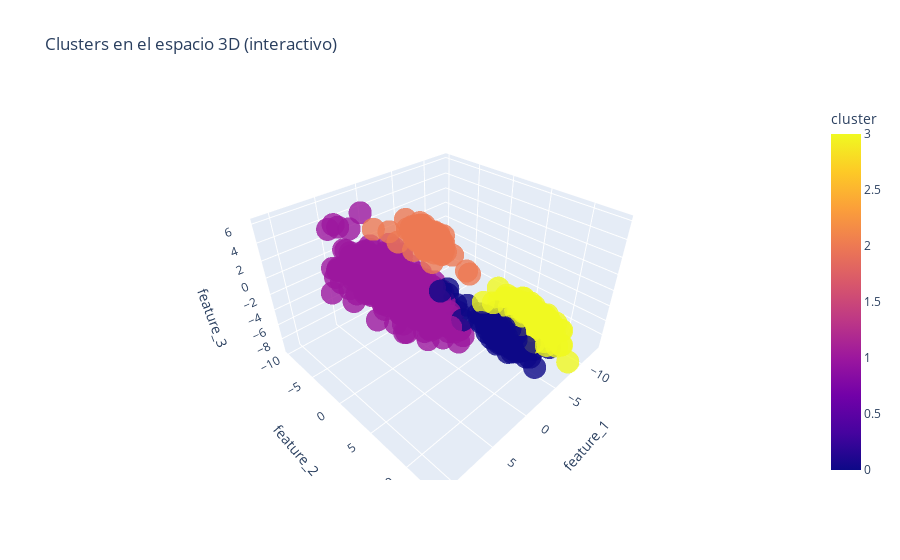

Here is the notebook cell this chart was saved with:
### Markdown cell above
### 9.3 Visualización 3D de los clusters

### Code cell
import plotly.express as px

fig = px.scatter_3d(
    df,
    x="feature_1",
    y="feature_2",
    z="feature_3",
    color="cluster",
    opacity=0.8,
    title="Clusters en el espacio 3D (interactivo)"
)

fig.show()

### Figure 1 — Plotly figure (JSON) as saved in the notebook; plotly's stock layout.template omitted (floating-point values rounded to 4 significant figures; data arrays with more than 128 entries replaced by an {"elided": "..."} marker saying what was removed)
{"data": [{"hovertemplate": "feature_1=%{x}<br>feature_2=%{y}<br>feature_3=%{z}<br>cluster=%{marker.color}<extra></extra>", "legendgroup": "", "marker": {"color": {"elided": "1530 int values"}, "coloraxis": "coloraxis", "opacity": 0.8, "symbol": "circle"}, "mode": "markers", "name": "", "scene": "scene", "showlegend": false, "type": "scatter3d", "x": {"elided": "1530 float values"}, "y": {"elided": "1530 float values"}, "z": {"elided": "1530 float values"}}], "layout": {"coloraxis": {"colorbar": {"title": {"text": "cluster"}}, "colorscale": [[0, "#0d0887"], [0.1111, "#46039f"], [0.2222, "#7201a8"], [0.3333, "#9c179e"], [0.4444, "#bd3786"], [0.5556, "#d8576b"], [0.6667, "#ed7953"], [0.7778, "#fb9f3a"], [0.8889, "#fdca26"], [1, "#f0f921"]]}, "legend": {"tracegroupgap": 0}, "scene": {"domain": {"x": [0, 1], "y": [0, 1]}, "xaxis": {"title": {"text": "feature_1"}}, "yaxis": {"title": {"text": "feature_2"}}, "zaxis": {"title": {"text": "feature_3"}}}, "title": {"text": "Clusters en el espacio 3D (interactivo)"}}}
